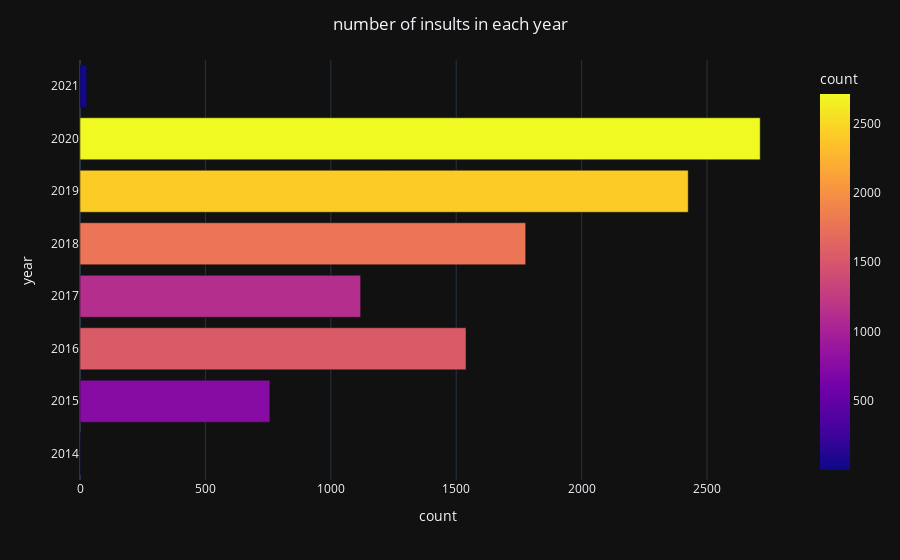

Notebook source saved alongside this figure:
### Code cell
df_year = pd.DataFrame(df.groupby('year')['insult'].count().reset_index())
df_year.columns=['year','count']
df_year = df_year.sort_values(['count'],ascending=True)

fig = px.bar(df_year,y='year',x='count',
             orientation='h',color='count')
fig.update_layout(title_text='number of insults in each year',title_x=0.5,
                  template='plotly_dark')
fig.show()

### Figure 1 — Plotly figure (JSON) as saved in the notebook; plotly's stock layout.template omitted (floating-point values rounded to 4 significant figures)
{"data": [{"alignmentgroup": "True", "hovertemplate": "count=%{marker.color}<br>year=%{y}<extra></extra>", "legendgroup": "", "marker": {"color": [2, 27, 757, 1119, 1539, 1777, 2425, 2712], "coloraxis": "coloraxis", "pattern": {"shape": ""}}, "name": "", "offsetgroup": "", "orientation": "h", "showlegend": false, "textposition": "auto", "x": [2, 27, 757, 1119, 1539, 1777, 2425, 2712], "xaxis": "x", "y": [2014, 2021, 2015, 2017, 2016, 2018, 2019, 2020], "yaxis": "y", "type": "bar"}], "layout": {"xaxis": {"anchor": "y", "domain": [0, 1], "title": {"text": "count"}}, "yaxis": {"anchor": "x", "domain": [0, 1], "title": {"text": "year"}}, "coloraxis": {"colorbar": {"title": {"text": "count"}}, "colorscale": [[0, "#0d0887"], [0.1111, "#46039f"], [0.2222, "#7201a8"], [0.3333, "#9c179e"], [0.4444, "#bd3786"], [0.5556, "#d8576b"], [0.6667, "#ed7953"], [0.7778, "#fb9f3a"], [0.8889, "#fdca26"], [1, "#f0f921"]]}, "legend": {"tracegroupgap": 0}, "margin": {"t": 60}, "barmode": "relative", "title": {"text": "number of insults in each year", "x": 0.5}}}
